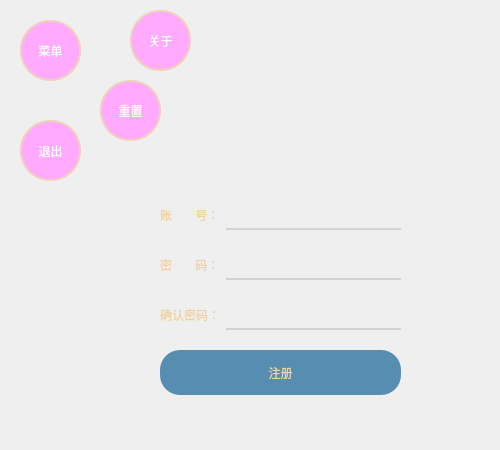
<?xml version="1.0" encoding="UTF-8"?>
<ui version="4.0">
 <class>Form</class>
 <widget class="QWidget" name="Form">
  <property name="geometry">
   <rect>
    <x>0</x>
    <y>0</y>
    <width>500</width>
    <height>450</height>
   </rect>
  </property>
  <property name="minimumSize">
   <size>
    <width>500</width>
    <height>450</height>
   </size>
  </property>
  <property name="maximumSize">
   <size>
    <width>500</width>
    <height>450</height>
   </size>
  </property>
  <property name="windowTitle">
   <string>Form</string>
  </property>
  <property name="styleSheet">
   <string notr="true">
QWidget#Form{
	border-image: url(:/register/images/register_gackground2.jpg);;

}
</string>
  </property>
  <widget class="QPushButton" name="main_menue_btn">
   <property name="geometry">
    <rect>
     <x>20</x>
     <y>20</y>
     <width>61</width>
     <height>61</height>
    </rect>
   </property>
   <property name="styleSheet">
    <string notr="true">QPushButton {
	border-radius:30px;
	background-color:rgb(255, 170, 255);
	border:2px solid rgb(239, 208, 188);
	color:white;
}
QPushButton:hover {
	border:4px double rgb(251, 107, 255);
}
QPushButton:checked {
	background-color:rgb(255, 0, 255);
}</string>
   </property>
   <property name="text">
    <string>菜单</string>
   </property>
   <property name="checkable">
    <bool>true</bool>
   </property>
  </widget>
  <widget class="QPushButton" name="reset_menue_btn">
   <property name="geometry">
    <rect>
     <x>20</x>
     <y>120</y>
     <width>61</width>
     <height>61</height>
    </rect>
   </property>
   <property name="styleSheet">
    <string notr="true">QPushButton {
	border-radius:30px;
	background-color:rgb(255, 170, 255);
	border:2px solid rgb(239, 208, 188);
	color:white;
}
QPushButton:hover {
	border:4px double rgb(251, 107, 255);
}
QPushButton:checked {
	background-color:rgb(255, 0, 255);
}</string>
   </property>
   <property name="text">
    <string>退出</string>
   </property>
   <property name="checkable">
    <bool>true</bool>
   </property>
  </widget>
  <widget class="QPushButton" name="exit_menue_btn">
   <property name="geometry">
    <rect>
     <x>100</x>
     <y>80</y>
     <width>61</width>
     <height>61</height>
    </rect>
   </property>
   <property name="styleSheet">
    <string notr="true">QPushButton {
	border-radius:30px;
	background-color:rgb(255, 170, 255);
	border:2px solid rgb(239, 208, 188);
	color:white;
}
QPushButton:hover {
	border:4px double rgb(251, 107, 255);
}
QPushButton:checked {
	background-color:rgb(255, 0, 255);
}</string>
   </property>
   <property name="text">
    <string>重置</string>
   </property>
   <property name="checkable">
    <bool>true</bool>
   </property>
  </widget>
  <widget class="QPushButton" name="about_menue_btn">
   <property name="geometry">
    <rect>
     <x>130</x>
     <y>10</y>
     <width>61</width>
     <height>61</height>
    </rect>
   </property>
   <property name="styleSheet">
    <string notr="true">QPushButton {
	border-radius:30px;
	background-color:rgb(255, 170, 255);
	border:2px solid rgb(239, 208, 188);
	color:white;
}
QPushButton:hover {
	border:4px double rgb(251, 107, 255);
}
QPushButton:checked {
	background-color:rgb(255, 0, 255);
}</string>
   </property>
   <property name="text">
    <string>关于</string>
   </property>
   <property name="checkable">
    <bool>true</bool>
   </property>
  </widget>
  <widget class="QWidget" name="layoutWidget">
   <property name="geometry">
    <rect>
     <x>160</x>
     <y>200</y>
     <width>241</width>
     <height>229</height>
    </rect>
   </property>
   <layout class="QFormLayout" name="formLayout">
    <property name="verticalSpacing">
     <number>20</number>
    </property>
    <item row="0" column="1">
     <widget class="QLineEdit" name="lineEdit">
      <property name="minimumSize">
       <size>
        <width>0</width>
        <height>30</height>
       </size>
      </property>
      <property name="styleSheet">
       <string notr="true">background-color:transparent;
color:rgb(199, 255, 217);
border:none;
border-bottom:2px solid lightgray</string>
      </property>
      <property name="text">
       <string/>
      </property>
     </widget>
    </item>
    <item row="1" column="0">
     <widget class="QLabel" name="label_2">
      <property name="styleSheet">
       <string>color:rgb(238, 210, 163);
font: 14pt &quot;华文琥珀&quot;;</string>
      </property>
      <property name="text">
       <string>密       码：</string>
      </property>
     </widget>
    </item>
    <item row="1" column="1">
     <widget class="QLineEdit" name="lineEdit_2">
      <property name="minimumSize">
       <size>
        <width>0</width>
        <height>30</height>
       </size>
      </property>
      <property name="styleSheet">
       <string notr="true">background-color:transparent;
color:rgb(199, 255, 217);
border:none;
border-bottom:2px solid lightgray</string>
      </property>
     </widget>
    </item>
    <item row="2" column="0">
     <widget class="QLabel" name="label_3">
      <property name="styleSheet">
       <string notr="true">color:rgb(238, 210, 163);
font: 14pt &quot;华文琥珀&quot;;</string>
      </property>
      <property name="text">
       <string>确认密码：</string>
      </property>
     </widget>
    </item>
    <item row="2" column="1">
     <widget class="QLineEdit" name="lineEdit_3">
      <property name="minimumSize">
       <size>
        <width>0</width>
        <height>30</height>
       </size>
      </property>
      <property name="styleSheet">
       <string notr="true">background-color:transparent;
color:rgb(199, 255, 217);
border:none;
border-bottom:2px solid lightgray</string>
      </property>
     </widget>
    </item>
    <item row="3" column="0" colspan="2">
     <widget class="QPushButton" name="pushButton">
      <property name="minimumSize">
       <size>
        <width>0</width>
        <height>45</height>
       </size>
      </property>
      <property name="styleSheet">
       <string notr="true">QPushButton {
	font: 20pt &quot;华文行楷&quot;;
	color:rgb(238, 210, 163);
	background-color:rgb(87, 141, 176);
	border-radius:20px;
}
QPushButton:hover {
	background-color:rgb(0, 170, 255);
}
QPushButton:pressed {
	background-color:rgb(85, 85, 255);
}</string>
      </property>
      <property name="text">
       <string>注册</string>
      </property>
     </widget>
    </item>
    <item row="0" column="0">
     <widget class="QLabel" name="label">
      <property name="styleSheet">
       <string>color:rgb(238, 210, 163);
font: 14pt &quot;华文琥珀&quot;;</string>
      </property>
      <property name="text">
       <string>账       号：</string>
      </property>
     </widget>
    </item>
   </layout>
  </widget>
 </widget>
 <resources>
  <include location="../images.qrc"/>
  <include location="../register_images.qrc"/>
 </resources>
 <connections>
  <connection>
   <sender>main_menue_btn</sender>
   <signal>clicked()</signal>
   <receiver>Form</receiver>
   <slot>show_hide_menue()</slot>
   <hints>
    <hint type="sourcelabel">
     <x>58</x>
     <y>51</y>
    </hint>
    <hint type="destinationlabel">
     <x>-41</x>
     <y>106</y>
    </hint>
   </hints>
  </connection>
  <connection>
   <sender>about_menue_btn</sender>
   <signal>clicked()</signal>
   <receiver>Form</receiver>
   <slot>about_yz()</slot>
   <hints>
    <hint type="sourcelabel">
     <x>163</x>
     <y>40</y>
    </hint>
    <hint type="destinationlabel">
     <x>-5</x>
     <y>190</y>
    </hint>
   </hints>
  </connection>
  <connection>
   <sender>exit_menue_btn</sender>
   <signal>clicked()</signal>
   <receiver>Form</receiver>
   <slot>reset()</slot>
   <hints>
    <hint type="sourcelabel">
     <x>127</x>
     <y>107</y>
    </hint>
    <hint type="destinationlabel">
     <x>-53</x>
     <y>210</y>
    </hint>
   </hints>
  </connection>
  <connection>
   <sender>reset_menue_btn</sender>
   <signal>clicked()</signal>
   <receiver>Form</receiver>
   <slot>exit_pane()</slot>
   <hints>
    <hint type="sourcelabel">
     <x>54</x>
     <y>157</y>
    </hint>
    <hint type="destinationlabel">
     <x>-66</x>
     <y>238</y>
    </hint>
   </hints>
  </connection>
  <connection>
   <sender>pushButton</sender>
   <signal>clicked()</signal>
   <receiver>Form</receiver>
   <slot>check_register()</slot>
   <hints>
    <hint type="sourcelabel">
     <x>233</x>
     <y>375</y>
    </hint>
    <hint type="destinationlabel">
     <x>-98</x>
     <y>415</y>
    </hint>
   </hints>
  </connection>
 </connections>
 <slots>
  <slot>show_hide_menue()</slot>
  <slot>about_yz()</slot>
  <slot>reset()</slot>
  <slot>exit_pane()</slot>
  <slot>check_register()</slot>
 </slots>
</ui>
